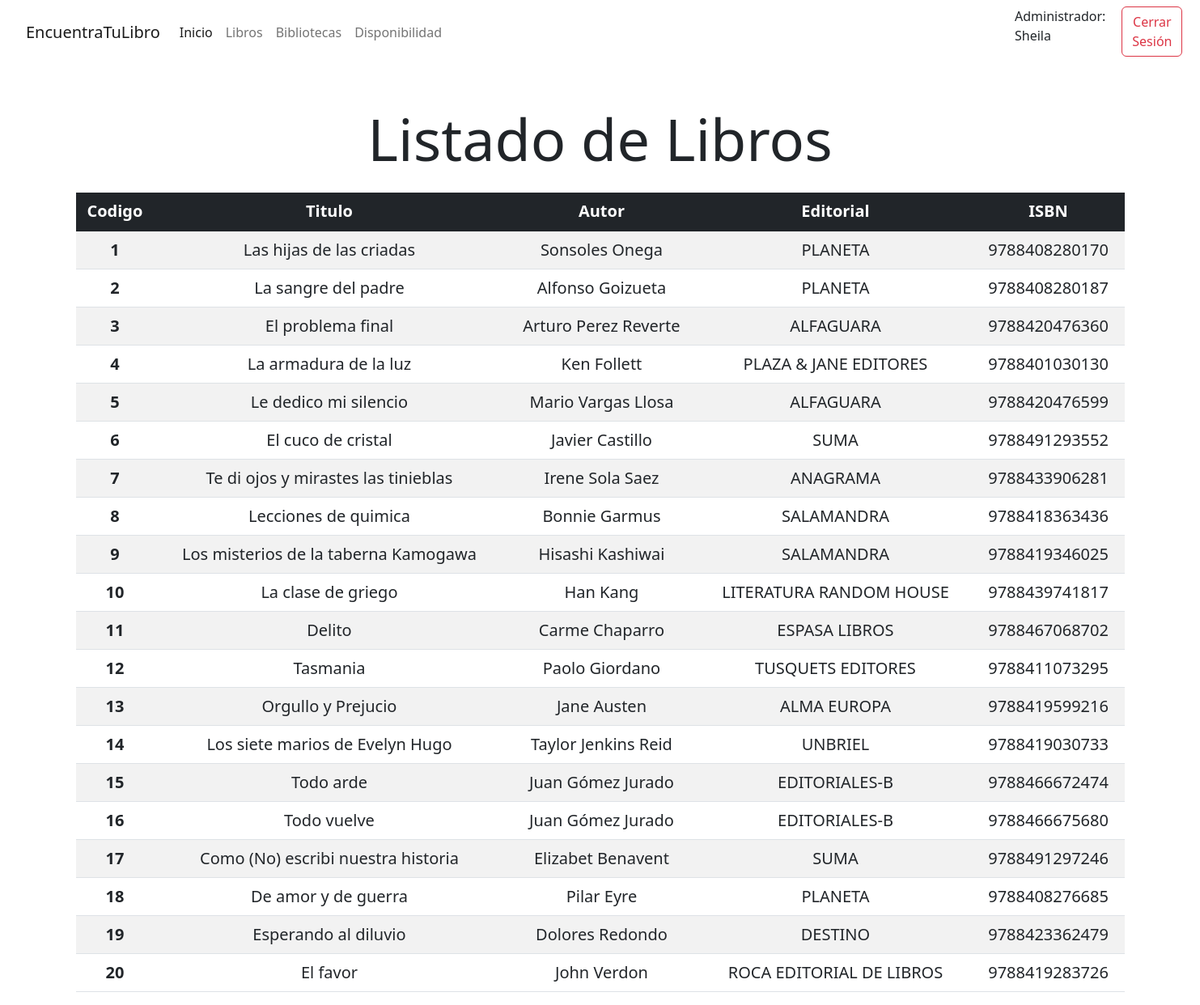
/pages/libros.php (signed in), run on the app's committed database.
### tables this page shows
CREATE TABLE `libros` (
  `Id` int(11) NOT NULL,
  `Titulo` varchar(100) NOT NULL,
  `Autor` varchar(50) NOT NULL,
  `Editorial` varchar(100) DEFAULT NULL,
  `ISBN` bigint(15) NOT NULL
);

### scripts/conexionBD.php (the view, shortened to what this page needs)
<?php
function getAllBooks($cadenaConexion) {
    $bd = new PDO($cadenaConexion, 'root', '');
    $ini = $bd->prepare('SELECT * FROM LIBROS');
    $ini->execute();
    $books = $ini->fetchAll(PDO::FETCH_ASSOC);
    foreach ($books as $book) {
        echo '<tr class="fs-5">'
        . '<th scope="row">' . $book['Id'] . '</th>'
        . '<td>' . $book['Titulo'] . '</td>'
        . '<td>' . $book['Autor'] . '</td>'
        . '<td>' . $book['Editorial'] . '</td>'
        . '<td>' . $book['ISBN'] . '</td>'
        . '</tr>';
    }
}
?>

### data on the page
libros: Id "1", Titulo "Las hijas de las criadas", Autor "Sonsoles Onega", Editorial "PLANETA", ISBN "9788408280170"
libros: Id "2", Titulo "La sangre del padre", Autor "Alfonso Goizueta", Editorial "PLANETA", ISBN "9788408280187"
libros: Id "3", Titulo "El problema final", Autor "Arturo Perez Reverte", Editorial "ALFAGUARA", ISBN "9788420476360"
libros: Id "4", Titulo "La armadura de la luz", Autor "Ken Follett", Editorial "PLAZA & JANE EDITORES", ISBN "9788401030130"
libros: Id "5", Titulo "Le dedico mi silencio", Autor "Mario Vargas Llosa", Editorial "ALFAGUARA", ISBN "9788420476599"
libros: Id "6", Titulo "El cuco de cristal", Autor "Javier Castillo", Editorial "SUMA", ISBN "9788491293552"
libros: Id "7", Titulo "Te di ojos y mirastes las tinieblas", Autor "Irene Sola Saez", Editorial "ANAGRAMA", ISBN "9788433906281"
libros: Id "8", Titulo "Lecciones de quimica", Autor "Bonnie Garmus", Editorial "SALAMANDRA", ISBN "9788418363436"
libros: Id "9", Titulo "Los misterios de la taberna Kamogawa", Autor "Hisashi Kashiwai", Editorial "SALAMANDRA", ISBN "9788419346025"
libros: Id "10", Titulo "La clase de griego", Autor "Han Kang", Editorial "LITERATURA RANDOM HOUSE", ISBN "9788439741817"
libros: Id "11", Titulo "Delito", Autor "Carme Chaparro", Editorial "ESPASA LIBROS", ISBN "9788467068702"
libros: Id "12", Titulo "Tasmania", Autor "Paolo Giordano", Editorial "TUSQUETS EDITORES", ISBN "9788411073295"
libros: Id "13", Titulo "Orgullo y Prejucio", Autor "Jane Austen", Editorial "ALMA EUROPA", ISBN "9788419599216"
libros: Id "14", Titulo "Los siete marios de Evelyn Hugo", Autor "Taylor Jenkins Reid", Editorial "UNBRIEL", ISBN "9788419030733"
libros: Id "15", Titulo "Todo arde", Autor "Juan Gómez Jurado", Editorial "EDITORIALES-B", ISBN "9788466672474"
libros: Id "16", Titulo "Todo vuelve", Autor "Juan Gómez Jurado", Editorial "EDITORIALES-B", ISBN "9788466675680"
libros: Id "17", Titulo "Como (No) escribi nuestra historia", Autor "Elizabet Benavent", Editorial "SUMA", ISBN "9788491297246"
libros: Id "18", Titulo "De amor y de guerra", Autor "Pilar Eyre", Editorial "PLANETA", ISBN "9788408276685"
libros: Id "19", Titulo "Esperando al diluvio", Autor "Dolores Redondo", Editorial "DESTINO", ISBN "9788423362479"
libros: Id "20", Titulo "El favor", Autor "John Verdon", Editorial "ROCA EDITORIAL DE LIBROS", ISBN "9788419283726"

### other printed values
$_SESSION['user'] "Sheila"
